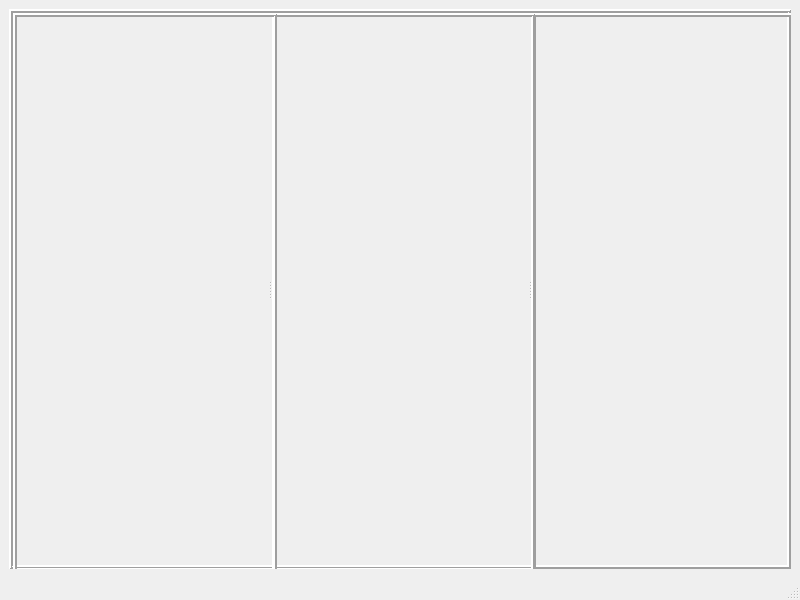
<?xml version="1.0" encoding="UTF-8"?>
<ui version="4.0">
 <class>MainWindow</class>
 <widget class="QMainWindow" name="MainWindow">
  <property name="geometry">
   <rect>
    <x>0</x>
    <y>0</y>
    <width>800</width>
    <height>600</height>
   </rect>
  </property>
  <property name="minimumSize">
   <size>
    <width>800</width>
    <height>600</height>
   </size>
  </property>
  <property name="windowTitle">
   <string>MainWindow</string>
  </property>
  <widget class="QWidget" name="centralwidget">
   <layout class="QVBoxLayout" name="verticalLayout_2">
    <item>
     <widget class="QSplitter" name="splitter_2">
      <property name="frameShape">
       <enum>QFrame::Box</enum>
      </property>
      <property name="frameShadow">
       <enum>QFrame::Raised</enum>
      </property>
      <property name="lineWidth">
       <number>2</number>
      </property>
      <property name="orientation">
       <enum>Qt::Horizontal</enum>
      </property>
      <widget class="QFrame" name="frame_2">
       <property name="minimumSize">
        <size>
         <width>264</width>
         <height>559</height>
        </size>
       </property>
       <property name="frameShape">
        <enum>QFrame::Box</enum>
       </property>
       <property name="frameShadow">
        <enum>QFrame::Raised</enum>
       </property>
       <property name="lineWidth">
        <number>2</number>
       </property>
       <layout class="QVBoxLayout" name="verticalLayout_3">
        <item>
         <widget class="ParametrWidget" name="parametrWidget" native="true">
          <property name="maximumSize">
           <size>
            <width>264</width>
            <height>559</height>
           </size>
          </property>
         </widget>
        </item>
       </layout>
      </widget>
      <widget class="QFrame" name="frame_3">
       <property name="minimumSize">
        <size>
         <width>263</width>
         <height>559</height>
        </size>
       </property>
       <property name="frameShape">
        <enum>QFrame::Box</enum>
       </property>
       <property name="frameShadow">
        <enum>QFrame::Raised</enum>
       </property>
       <property name="lineWidth">
        <number>2</number>
       </property>
       <layout class="QVBoxLayout" name="verticalLayout_4">
        <item>
         <widget class="ConditionWidget" name="conditoinWidget" native="true">
          <property name="maximumSize">
           <size>
            <width>263</width>
            <height>559</height>
           </size>
          </property>
         </widget>
        </item>
       </layout>
      </widget>
      <widget class="QFrame" name="frame">
       <property name="minimumSize">
        <size>
         <width>800</width>
         <height>600</height>
        </size>
       </property>
       <property name="maximumSize">
        <size>
         <width>16777215</width>
         <height>16777215</height>
        </size>
       </property>
       <property name="sizeIncrement">
        <size>
         <width>800</width>
         <height>600</height>
        </size>
       </property>
       <property name="frameShape">
        <enum>QFrame::Box</enum>
       </property>
       <property name="frameShadow">
        <enum>QFrame::Raised</enum>
       </property>
       <property name="lineWidth">
        <number>2</number>
       </property>
       <layout class="QVBoxLayout" name="verticalLayout">
        <item>
         <widget class="GraphicWidget" name="graphicWidget" native="true"/>
        </item>
       </layout>
      </widget>
     </widget>
    </item>
   </layout>
  </widget>
  <widget class="QStatusBar" name="statusbar"/>
 </widget>
 <customwidgets>
  <customwidget>
   <class>GraphicWidget</class>
   <extends>QWidget</extends>
   <header>graphicwidget.h</header>
   <container>1</container>
  </customwidget>
  <customwidget>
   <class>ParametrWidget</class>
   <extends>QWidget</extends>
   <header>parametrwidget.h</header>
   <container>1</container>
  </customwidget>
  <customwidget>
   <class>ConditionWidget</class>
   <extends>QWidget</extends>
   <header>conditionwidget.h</header>
   <container>1</container>
  </customwidget>
 </customwidgets>
 <resources/>
 <connections/>
</ui>
